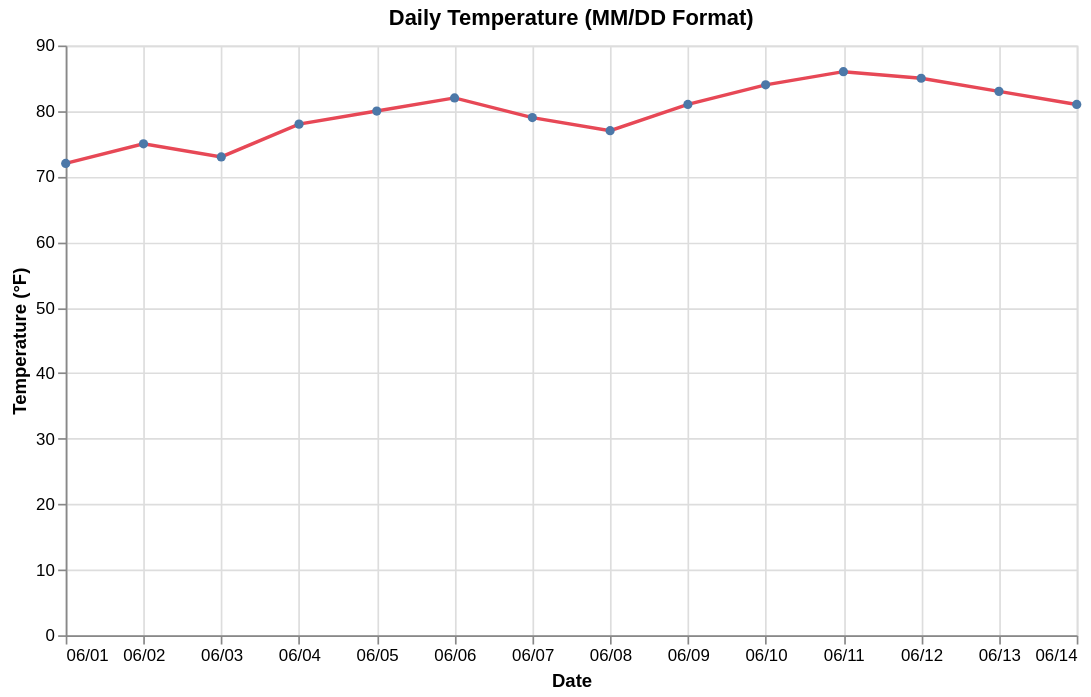

Write a Vega-Lite specification for this figure.
### Vega-Lite specification from a JSON file in a GitHub repository (floating-point values rounded to 4 significant figures)
{"$schema": "https://vega.github.io/schema/vega-lite/v5.json", "description": "Daily temperature with month/day formatting", "width": 600, "height": 350, "data": {"values": [{"date": "2024-06-01", "temperature": 72}, {"date": "2024-06-02", "temperature": 75}, {"date": "2024-06-03", "temperature": 73}, {"date": "2024-06-04", "temperature": 78}, {"date": "2024-06-05", "temperature": 80}, {"date": "2024-06-06", "temperature": 82}, {"date": "2024-06-07", "temperature": 79}, {"date": "2024-06-08", "temperature": 77}, {"date": "2024-06-09", "temperature": 81}, {"date": "2024-06-10", "temperature": 84}, {"date": "2024-06-11", "temperature": 86}, {"date": "2024-06-12", "temperature": 85}, {"date": "2024-06-13", "temperature": 83}, {"date": "2024-06-14", "temperature": 81}]}, "mark": {"type": "line", "point": true, "strokeWidth": 2, "color": "#E74856"}, "encoding": {"x": {"field": "date", "type": "temporal", "axis": {"title": "Date", "format": "%m/%d"}}, "y": {"field": "temperature", "type": "quantitative", "axis": {"title": "Temperature (°F)", "format": ".0f"}}}, "title": "Daily Temperature (MM/DD Format)"}
